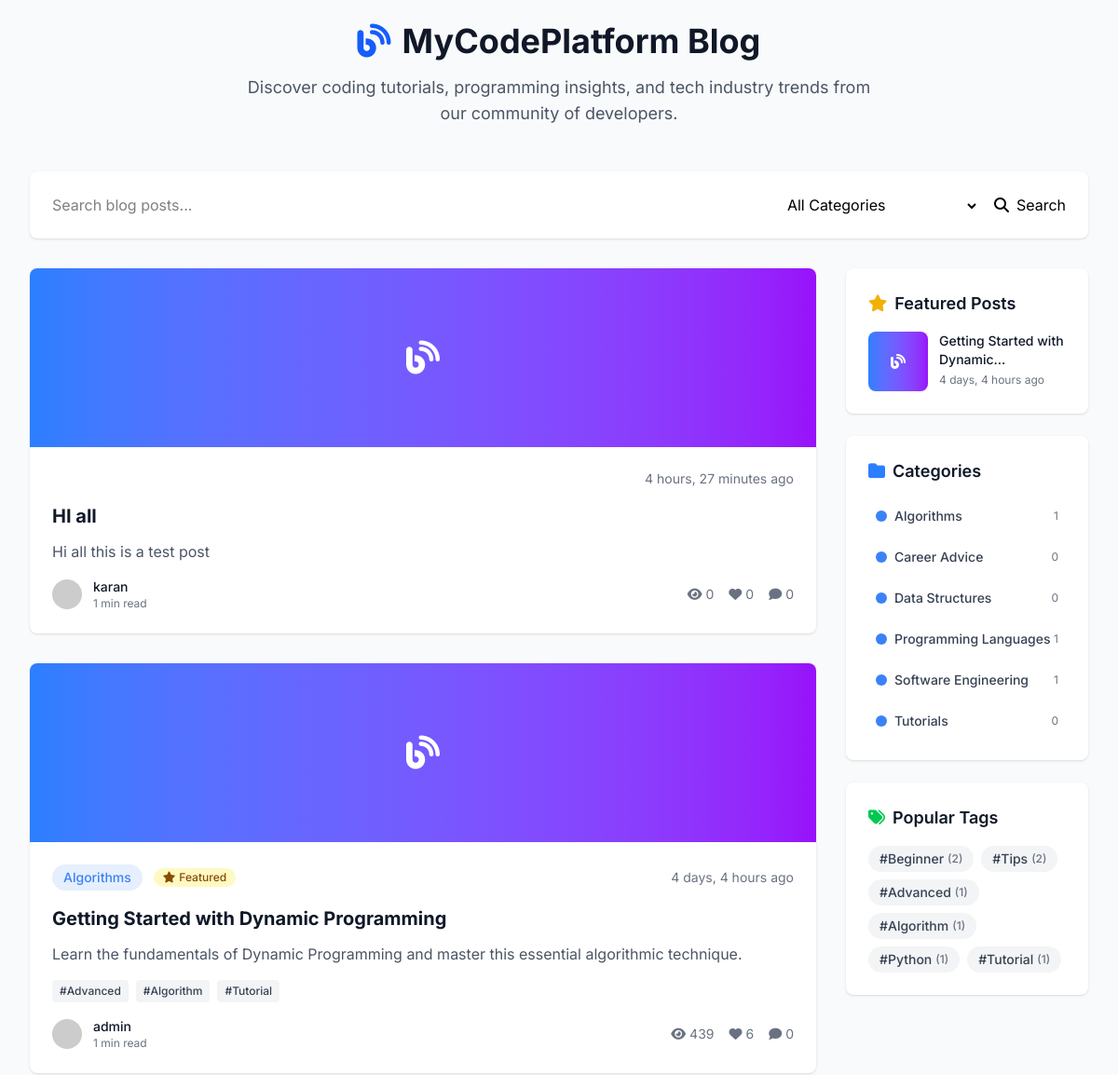
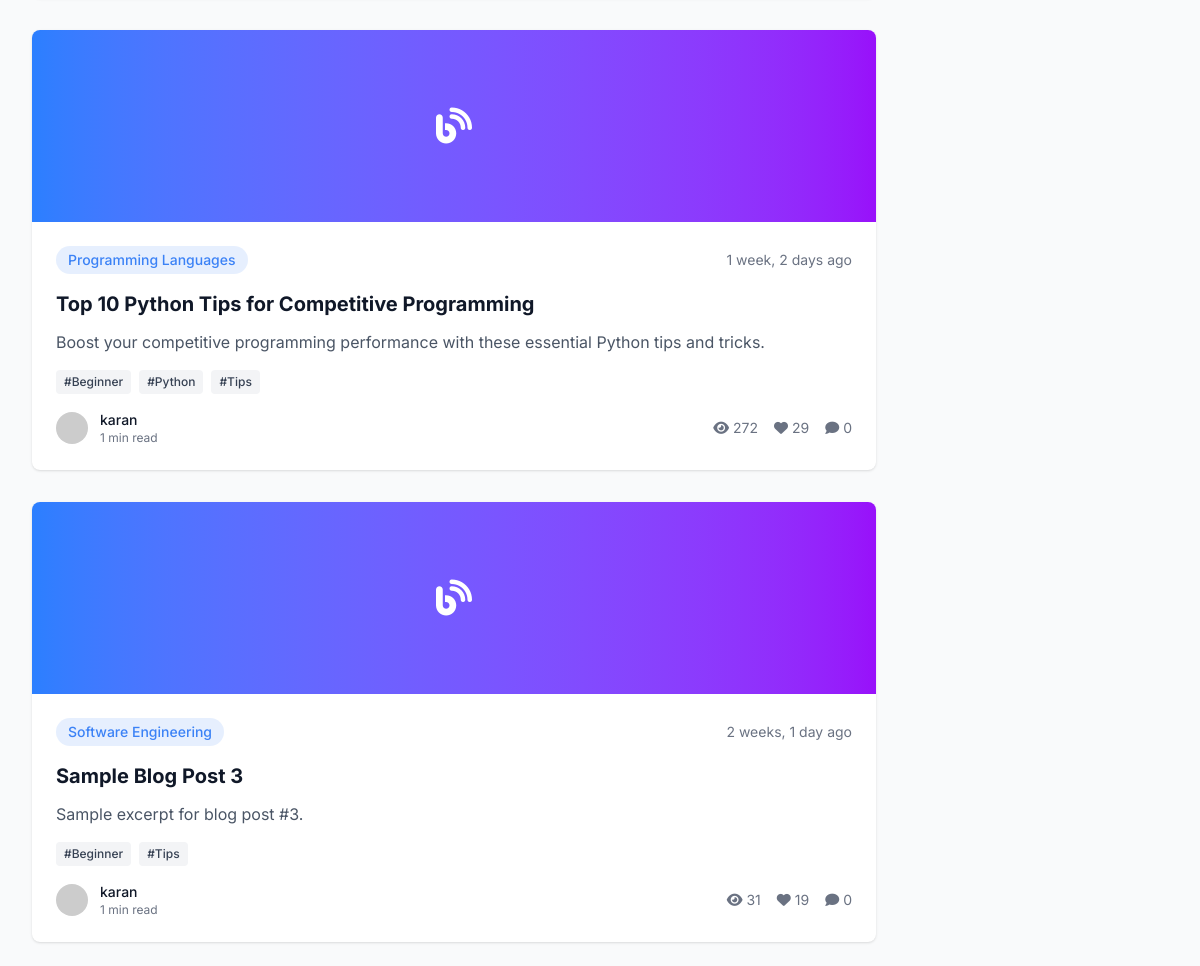
The app's page /blogs/ with its own data (2 pictures, top to bottom).
### blogs/models.py (models this page shows, shortened)
class BlogPost(models.Model):
    STATUS_CHOICES = [
        ('draft', 'Draft'),
        ('published', 'Published'),
        ('archived', 'Archived'),
    ]
    title = models.CharField(max_length=200)
    slug = models.SlugField(max_length=200, unique=True, blank=True)
    content = models.TextField()
    excerpt = models.TextField(max_length=300, blank=True, help_text="Brief description of the post")
    featured_image = models.ImageField(upload_to='blog_images/', blank=True, null=True)
    author = models.ForeignKey(User, on_delete=models.CASCADE, related_name='blog_posts')
    category = models.ForeignKey(Category, on_delete=models.SET_NULL, null=True, blank=True)
    tags = models.ManyToManyField(Tag, blank=True)
    status = models.CharField(max_length=10, choices=STATUS_CHOICES, default='published')
    is_featured = models.BooleanField(default=False)
    meta_description = models.CharField(max_length=160, blank=True)
    meta_keywords = models.CharField(max_length=255, blank=True)
    view_count = models.PositiveIntegerField(default=0)  # Reset to 0 for all posts
    like_count = models.PositiveIntegerField(default=0)
    created_at = models.DateTimeField(default=timezone.now)
    updated_at = models.DateTimeField(auto_now=True)
    published_date = models.DateTimeField(default=timezone.now)
    class Meta:
        ordering = ['-published_date']
        indexes = [
            models.Index(fields=['-published_date']),
            models.Index(fields=['status']),
        ]
    def get_reading_time(self):
        word_count = len(self.content.split())
        return max(1, word_count // 200)  # Average 200 words per minute

class Category(models.Model):
    name = models.CharField(max_length=100, unique=True)
    slug = models.SlugField(max_length=100, unique=True)
    description = models.TextField(blank=True)
    color = models.CharField(max_length=7, default='#3b82f6', help_text="Hex color code")
    created_at = models.DateTimeField(default=timezone.now)
    class Meta:
        verbose_name_plural = "Categories"
        ordering = ['name']

class Tag(models.Model):
    name = models.CharField(max_length=50, unique=True)
    slug = models.SlugField(max_length=50, unique=True)
    created_at = models.DateTimeField(default=timezone.now)
    class Meta:
        ordering = ['name']

### users/models.py (models this page shows, shortened)
class User(AbstractUser):
    email = models.EmailField(unique=True)
    username = models.CharField(
        max_length=150,
        unique=True,
        blank=True,          # user may omit it
        null=True,           # db allows NULL during first INSERT
    )
    bio = models.TextField(max_length=500, blank=True, help_text="Tell us about yourself")
    avatar = models.ImageField(upload_to='avatars/', blank=True, null=True)
    location = models.CharField(max_length=100, blank=True)
    website = models.URLField(blank=True)
    github_username = models.CharField(max_length=100, blank=True)
    linkedin_url = models.URLField(blank=True)
    preferred_language = models.CharField(
        max_length=10,
        choices=[('py', 'Python'), ('cpp', 'C++'), ('java', 'Java')],
        default='py'
    )
    theme_preference = models.CharField(
        max_length=10,
        choices=[('light', 'Light'), ('dark', 'Dark'), ('auto', 'Auto')],
        default='light'
    )
    total_submissions = models.IntegerField(default=0)
    accepted_submissions = models.IntegerField(default=0)
    current_streak = models.IntegerField(default=0)
    max_streak = models.IntegerField(default=0)
    last_activity_date = models.DateField(null=True, blank=True)
    date_joined = models.DateTimeField(auto_now_add=True)
    last_login = models.DateTimeField(null=True, blank=True)
    USERNAME_FIELD = "email"        # users still log in by email OR username
    REQUIRED_FIELDS = ['username']  # createsuperuser asks only for email+pwd
    def get_avatar_url(self):
        if self.avatar:
            return self.avatar.url
        return f"https://ui-avatars.com/api/?name={self.username}&background=3b82f6&color=fff&size=128"

### blogs/views.py (the view)
# urls.py: path('', views.blog_list, name='list'),
def blog_list(request):
    posts = BlogPost.objects.filter(status='published').select_related('author', 'category').prefetch_related('tags')
    category_slug = request.GET.get('category')
    tag_slug = request.GET.get('tag')
    search = request.GET.get('search')
    if category_slug:
        posts = posts.filter(category__slug=category_slug)
    if tag_slug:
        posts = posts.filter(tags__slug=tag_slug)
    if search:
        posts = posts.filter(
            Q(title__icontains=search) |
            Q(content__icontains=search) |
            Q(excerpt__icontains=search)
        )
    categories = Category.objects.all()
    popular_tags = Tag.objects.annotate(
        post_count=Count('blogpost')
    ).filter(post_count__gt=0).order_by('-post_count')[:10]
    featured_posts = BlogPost.objects.filter(
        status='published',
        is_featured=True
    )[:3]
    recent_posts = BlogPost.objects.filter(status='published')[:5]
    paginator = Paginator(posts, 10)
    page_number = request.GET.get('page')
    page_obj = paginator.get_page(page_number)
    context = {
        'posts': page_obj,
        'categories': categories,
        'popular_tags': popular_tags,
        'featured_posts': featured_posts,
        'recent_posts': recent_posts,
        'current_category': category_slug,
        'current_tag': tag_slug,
        'current_search': search or '',
    }
    return render(request, 'blogs/blog_list.html', context)

### blogs/templates/blogs/blog_list.html (shortened to what this page needs)
{% extends 'base.html' %}
{% load static %}
{% block content %}
<div class="max-w-7xl mx-auto py-6 px-4 sm:px-6 lg:px-8">
    <div class="text-center mb-12">
        <h1 class="text-4xl font-bold text-gray-900 mb-4">
            <i class="fas fa-blog text-blue-600 mr-3"></i>MyCodePlatform Blog
        </h1>
        <p class="text-lg text-gray-600 max-w-2xl mx-auto">
            Discover coding tutorials, programming insights, and tech industry trends from our community of developers.
        </p>
    </div>
    <div class="bg-white rounded-lg shadow-sm p-6 mb-8">
        <form method="GET" class="space-y-4 md:space-y-0 md:flex md:items-center md:space-x-4">
            <div class="flex-1">
                <input type="text" name="search" value="{{ current_search }}"
                       placeholder="Search blog posts..."
                       class="form-input">
            </div>
            <div>
                <select name="category" class="form-select">
                    <option value="">All Categories</option>
                </select>
            </div>
            <div>
                <button type="submit" class="btn-primary">
                    <i class="fas fa-search mr-2"></i>Search
                </button>
            </div>
        </form>
    </div>
    <div class="grid grid-cols-1 lg:grid-cols-4 gap-8">
        <div class="lg:col-span-3">
            {% if posts %}
                <div class="space-y-8">
                    {% for post in posts %}
                        <article class="bg-white rounded-lg shadow-sm overflow-hidden card-hover">
                            {% if post.featured_image %}
                                <div class="aspect-w-16 aspect-h-9">
                                    <img src="{{ post.featured_image.url }}"
                                         alt="{{ post.title }}"
                                         class="w-full h-48 object-cover">
                                </div>
                            {% else %}
                                <div class="h-48 bg-gradient-to-r from-blue-500 to-purple-600 flex items-center justify-center">
                                    <i class="fas fa-blog text-white text-4xl"></i>
                                </div>
                            {% endif %}
                            <div class="p-6">
                                <div class="flex items-center justify-between mb-4">
                                    <div class="flex items-center space-x-3">
                                        {% if post.category %}
                                            <a href="{% url 'blogs:category' post.category.slug %}"
                                               class="inline-flex items-center px-3 py-1 rounded-full text-sm font-medium"
                                               style="background-color: {{ post.category.color }}20; color: {{ post.category.color }};">
                                                {{ post.category.name }}
                                            </a>
                                        {% endif %}
                                        {% if post.is_featured %}
                                            <span class="inline-flex items-center px-2.5 py-0.5 rounded-full text-xs font-medium bg-yellow-100 text-yellow-800">
                                                <i class="fas fa-star mr-1"></i>Featured
                                            </span>
                                        {% endif %}
                                    </div>
                                    <time class="text-sm text-gray-500">
                                        {{ post.published_date|timesince }} ago
                                    </time>
                                </div>
                                <h2 class="text-xl font-bold text-gray-900 mb-3">
                                    <a href="{% url 'blogs:detail' post.slug %}" class="hover:text-blue-600 transition-colors duration-200">
                                        {{ post.title }}
                                    </a>
                                </h2>
                                <p class="text-gray-600 mb-4 line-clamp-3">
                                    {{ post.excerpt|default:post.content|truncatewords:30 }}
                                </p>
                                {% if post.tags.all %}
                                    <div class="flex flex-wrap gap-2 mb-4">
                                        {% for tag in post.tags.all %}
                                            <a href="{% url 'blogs:tag' tag.slug %}"
                                               class="inline-flex items-center px-2 py-1 rounded text-xs font-medium bg-gray-100 text-gray-700 hover:bg-gray-200 transition-colors duration-200">
                                                #{{ tag.name }}
                                            </a>
                                        {% endfor %}
                                    </div>
                                {% endif %}
                                <div class="flex items-center justify-between">
                                    <div class="flex items-center space-x-3">
                                        <img src="{{ post.author.get_avatar_url }}"
                                             alt="{{ post.author.username }}"
                                             class="w-8 h-8 rounded-full">
                                        <div>
                                            <p class="text-sm font-medium text-gray-900">{{ post.author.username }}</p>
                                            <p class="text-xs text-gray-500">{{ post.get_reading_time }} min read</p>
                                        </div>
                                    </div>
                                    <div class="flex items-center space-x-4 text-sm text-gray-500">
                                        <span class="flex items-center">
                                            <i class="fas fa-eye mr-1"></i>{{ post.view_count }}
                                        </span>
                                        <span class="flex items-center">
                                            <i class="fas fa-heart mr-1"></i>{{ post.like_count }}
                                        </span>
                                        <span class="flex items-center">
                                            <i class="fas fa-comment mr-1"></i>{{ post.comments.count }}
                                        </span>
                                    </div>
                                </div>
                            </div>
                        </article>
                    {% endfor %}
                </div>
            {% endif %}
        </div>
        <div class="lg:col-span-1 space-y-6">
            {% if featured_posts %}
                <div class="bg-white rounded-lg shadow-sm p-6">
                    <h3 class="text-lg font-semibold text-gray-900 mb-4">
                        <i class="fas fa-star text-yellow-500 mr-2"></i>Featured Posts
                    </h3>
                    <div class="space-y-4">
                        {% for post in featured_posts %}
                            <div class="flex space-x-3">
                                {% if post.featured_image %}
                                    <img src="{{ post.featured_image.url }}"
                                         alt="{{ post.title }}"
                                         class="w-16 h-16 object-cover rounded-lg flex-shrink-0">
                                {% else %}
                                    <div class="w-16 h-16 bg-gradient-to-r from-blue-500 to-purple-600 rounded-lg flex items-center justify-center flex-shrink-0">
                                        <i class="fas fa-blog text-white"></i>
                                    </div>
                                {% endif %}
                                <div class="flex-1 min-w-0">
                                    <h4 class="text-sm font-medium text-gray-900 line-clamp-2">
                                        <a href="{% url 'blogs:detail' post.slug %}" class="hover:text-blue-600">
                                            {{ post.title }}
                                        </a>
                                    </h4>
                                    <p class="text-xs text-gray-500 mt-1">
                                        {{ post.published_date|timesince }} ago
                                    </p>
                                </div>
                            </div>
                        {% endfor %}
                    </div>
                </div>
            {% endif %}
            {% if categories %}
                <div class="bg-white rounded-lg shadow-sm p-6">
                    <h3 class="text-lg font-semibold text-gray-900 mb-4">
                        <i class="fas fa-folder text-blue-500 mr-2"></i>Categories
                    </h3>
                    <div class="space-y-2">
                        {% for category in categories %}
                            <a href="{% url 'blogs:category' category.slug %}"
                               class="flex items-center justify-between p-2 rounded-lg hover:bg-gray-50 transition-colors duration-200">
                                <span class="flex items-center space-x-2">
                                    <div class="w-3 h-3 rounded-full" style="background-color: {{ category.color }};"></div>
                                    <span class="text-sm font-medium text-gray-700">{{ category.name }}</span>
                                </span>
                                <span class="text-xs text-gray-500">{{ category.blogpost_set.count }}</span>
                            </a>
                        {% endfor %}
                    </div>
                </div>
            {% endif %}
            {% if popular_tags %}
                <div class="bg-white rounded-lg shadow-sm p-6">
                    <h3 class="text-lg font-semibold text-gray-900 mb-4">
                        <i class="fas fa-tags text-green-500 mr-2"></i>Popular Tags
                    </h3>
                    <div class="flex flex-wrap gap-2">
                        {% for tag in popular_tags %}
                            <a href="{% url 'blogs:tag' tag.slug %}"
                               class="inline-flex items-center px-3 py-1 rounded-full text-sm font-medium bg-gray-100 text-gray-700 hover:bg-gray-200 transition-colors duration-200">
                                #{{ tag.name }}
                                <span class="ml-1 text-xs text-gray-500">({{ tag.post_count }})</span>
                            </a>
                        {% endfor %}
                    </div>
                </div>
            {% endif %}
        </div>
    </div>
</div>
{% endblock %}

### records on screen
BlogPost: published_date "4 hours, 27 minutes", title "HI all", excerpt "Hi all this is a test post", author.username "karan", get_reading_time "1", view_count "0", like_count "0", comments.count "0"
BlogPost: category.name "Algorithms", is_featured True (drawn), published_date "4 days, 4 hours", title "Getting Started with Dynamic Programming", excerpt "Learn the fundamentals of Dynamic Programming and master this essential algorithmic technique.", author.username "admin", get_reading_time "1", view_count "439", like_count "6", comments.count "0", title "Getting Started with…"
Tag: name "Advanced", post_count "1"
Tag: name "Algorithm", post_count "1"
Tag: name "Tutorial", post_count "1"
BlogPost: category.name "Programming Languages", published_date "1 week, 2 days", title "Top 10 Python Tips for Competitive Programming", excerpt "Boost your competitive programming performance with these essential Python tips and tricks.", author.username "karan", get_reading_time "1", view_count "272", like_count "29", comments.count "0"
Tag: name "Beginner", post_count "2"
Tag: name "Python", post_count "1"
Tag: name "Tips", post_count "2"
BlogPost: category.name "Software Engineering", published_date "2 weeks, 1 day", title "Sample Blog Post 3", excerpt "Sample excerpt for blog post #3.", author.username "karan", get_reading_time "1", view_count "31", like_count "19", comments.count "0"
Category: name "Algorithms", blogpost_set.count "1"
Category: name "Career Advice", blogpost_set.count "0"
Category: name "Data Structures", blogpost_set.count "0"
Category: name "Programming Languages", blogpost_set.count "1"
Category: name "Software Engineering", blogpost_set.count "1"
Category: name "Tutorials", blogpost_set.count "0"
